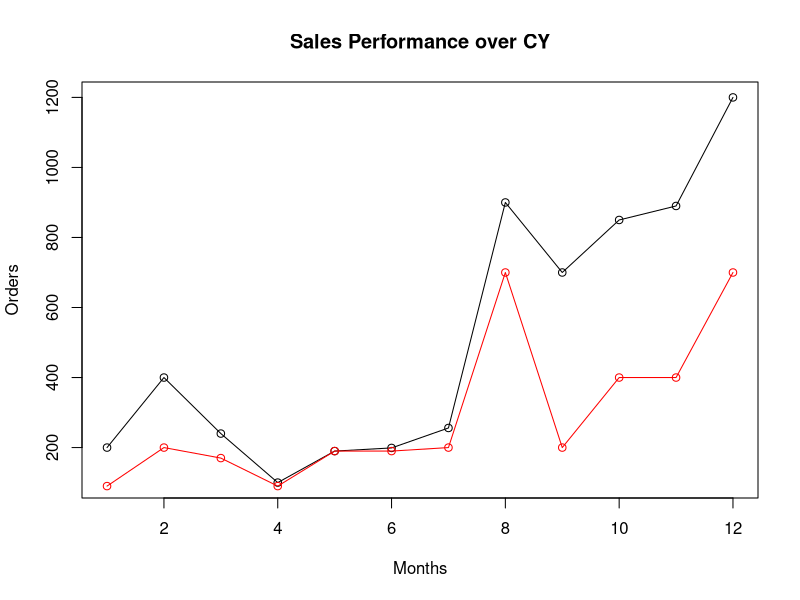

Reproduce this figure in R.
orders <- c(200, 400, 240, 100, 190, 199, 
            256, 900, 700, 850, 890, 1200)

profits <- c(90, 200, 170, 90, 190, 190,
             200, 700, 200, 400, 400, 700)

months <- c('Jan', 'Feb', 'Mar', 'Apr', 'May',
            'Jun', 'Jul', 'Aug', 'Sept', 'Oct', 'Nov', 'Dec')

plot(orders, 
     xlab = 'Months',
     ylab = 'Orders',
     main = "Sales Performance over CY",
     type = 'o')

lines(profits, type = 'o', col = 'red')

